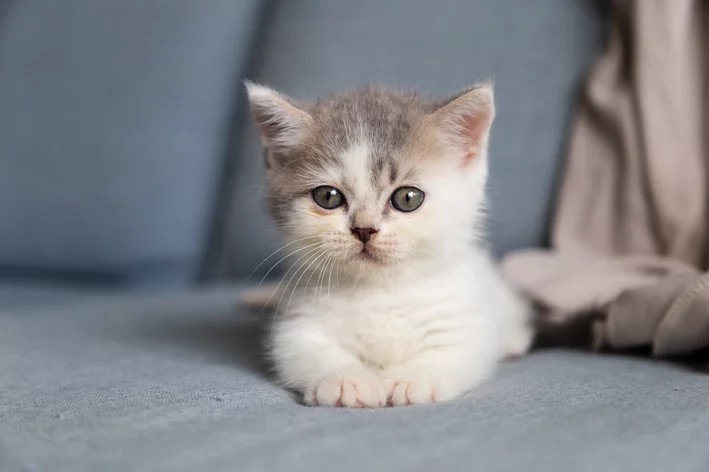
#> input picture AV2_NayraBarbosa/gatinho.jpeg, 709 x 472 px, found by its file name
$ python q3_NayraBarbosa.py
#> lines starting #> are read from the running program, lines starting #| are printed output that depends on the picture
from PIL import Image

image_path = '/Users/nayrabraga/Desktop/adsS3/Programação Funcional/av2Python/AV2_NayraBarbosa/gatinho.jpeg'
img = Image.open(image_path)
#> img is the input picture: PIL image 709x472 RGB; mean R, G, B 132, 133.2, 137.5

width, height = img.size
#> width = 709; height = 472

modify_pixel = lambda pixel: tuple(map(lambda x: min(255, x + 30), pixel))

for x in range(width):
    for y in range(height):
        original_pixel = img.getpixel((x, y))
        modified_pixel = modify_pixel(original_pixel)
        img.putpixel((x, y), modified_pixel)
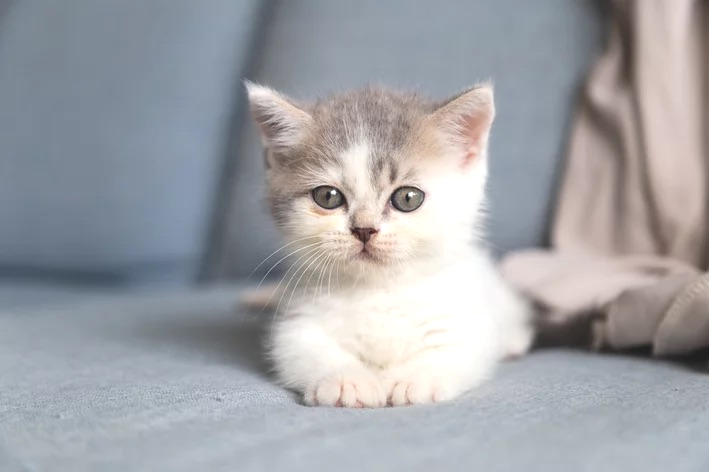
#> img: PIL image 709x472 RGB; mean R, G, B 161.6, 163, 167.5

print("Antes: ", img.getpixel((0, 0)))
#| Antes:  (105, 111, 123)
print("Depois: ", modify_pixel(img.getpixel((0, 0))))
#| Depois:  (135, 141, 153)

img.save('/Users/nayrabraga/Desktop/adsS3/Programação Funcional/av2Python/AV2_NayraBarbosa/gatinho_modificado.jpeg')
